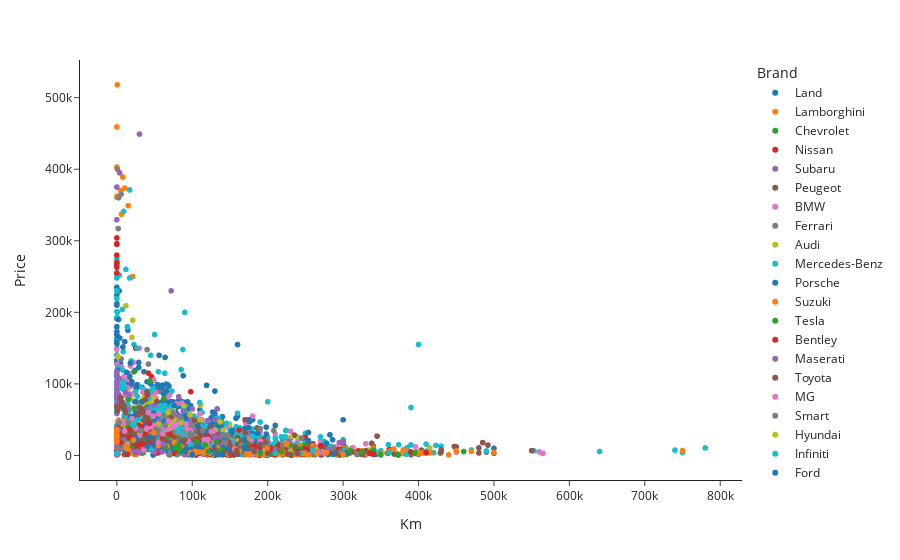

The notebook cell this image was saved under:
### Code cell
#removing outliers
drop_outliers = data_frame[data_frame['Km'] < 1000000]
px.scatter(drop_outliers, x='Km', y='Price', color='Brand', template='simple_white')

### Figure 1 — Plotly figure (JSON) as saved in the notebook; plotly's stock layout.template omitted (floating-point values rounded to 4 significant figures; data arrays with more than 128 entries replaced by an {"elided": "..."} marker saying what was removed)
{"data": [{"hovertemplate": "Brand=Land<br>Km=%{x}<br>Price=%{y}<extra></extra>", "legendgroup": "Land", "marker": {"color": "#1F77B4", "symbol": "circle"}, "mode": "markers", "name": "Land", "showlegend": true, "type": "scattergl", "x": {"elided": "188 int values"}, "xaxis": "x", "y": {"elided": "188 int values"}, "yaxis": "y"}, {"hovertemplate": "Brand=Lamborghini<br>Km=%{x}<br>Price=%{y}<extra></extra>", "legendgroup": "Lamborghini", "marker": {"color": "#FF7F0E", "symbol": "circle"}, "mode": "markers", "name": "Lamborghini", "showlegend": true, "type": "scattergl", "x": [15000, 10, 18, 80, 80, 8000, 482, 21000, 6220, 80, 10461, 5500], "xaxis": "x", "y": [349000, 403000, 459000, 361000, 362000, 389000, 518000, 250000, 337000, 361000, 373500, 370000], "yaxis": "y"}, {"hovertemplate": "Brand=Chevrolet<br>Km=%{x}<br>Price=%{y}<extra></extra>", "legendgroup": "Chevrolet", "marker": {"color": "#2CA02C", "symbol": "circle"}, "mode": "markers", "name": "Chevrolet", "showlegend": true, "type": "scattergl", "x": [130000, 460000, 81600, 341306, 245000, 134000, 130000, 160000, 75660, 165000, 100000, 181000, 51000, 254000, 290000, 166000, 155000, 124500, 302000, 15500, 120000, 205000, 290000, 119500, 239959, 130000, 292000, 90000, 150000, 159320, 120000], "xaxis": "x", "y": [3500, 5500, 7200, 3850, 6900, 7000, 3500, 4500, 31000, 5250, 2000, 6900, 4000, 5600, 7500, 6290, 4700, 2200, 5000, 5300, 3700, 9500, 6700, 3000, 8400, 4700, 5450, 3600, 9500, 5000, 5250], "yaxis": "y"}, {"hovertemplate": "Brand=Nissan<br>Km=%{x}<br>Price=%{y}<extra></extra>", "legendgroup": "Nissan", "marker": {"color": "#D62728", "symbol": "circle"}, "mode": "markers", "name": "Nissan", "showlegend": true, "type": "scattergl", "x": {"elided": "297 int values"}, "xaxis": "x", "y": {"elided": "297 int values"}, "yaxis": "y"}, {"hovertemplate": "Brand=Subaru<br>Km=%{x}<br>Price=%{y}<extra></extra>", "legendgroup": "Subaru", "marker": {"color": "#9467BD", "symbol": "circle"}, "mode": "markers", "name": "Subaru", "showlegend": true, "type": "scattergl", "x": [13000, 15000, 115000, 170000, 200000, 290000, 80000, 11000, 212000, 100000, 105103, 199000, 69000, 72000, 212000, 220000, 212400, 81000, 110000, 150000], "xaxis": "x", "y": [29950, 2000, 13900, 3300, 1250, 6200, 38000, 42500, 4600, 20500, 13600, 10000, 1300, 8000, 4600, 14500, 2990, 10490, 7500, 10000], "yaxis": "y"}, {"hovertemplate": "Brand=Peugeot<br>Km=%{x}<br>Price=%{y}<extra></extra>", "legendgroup": "Peugeot", "marker": {"color": "#8C564B", "symbol": "circle"}, "mode": "markers", "name": "Peugeot", "showlegend": true, "type": "scattergl", "x": [69000, 103000, 95000, 190000, 179914, 88000, 5, 319000, 188000, 150000, 49950, 235000, 47000, 220000, 29000, 47800, 114657, 177000, 198000, 197000, 170600, 145000, 128000, 340000, 64000, 230767, 198000, 125155, 180700, 177000, 170600, 340000, 113000, 59000, 180000, 230000, 98600, 31900, 90000, 137000, 80000, 197500, 105000, 120000, 92698, 400000, 82600, 123000, 277000, 208000, 188000, 160000, 280000, 92000, 145000, 215000, 325000, 127000, 139000, 143000, 95000, 260000, 43417, 63803, 97000, 212123, 104500, 275000, 220512, 145000, 166000], "xaxis": "x", "y": [18500, 9900, 1000, 1150, 2800, 7000, 1100, 4500, 12300, 1700, 16200, 4000, 18400, 22900, 17450, 26500, 4500, 5500, 7000, 4400, 4200, 1450, 5000, 12900, 9400, 1000, 450, 2800, 8200, 8000, 4200, 3800, 6500, 12500, 4000, 3300, 4300, 12800, 11700, 4800, 4500, 3300, 8500, 2200, 8500, 4000, 4700, 9500, 5800, 1100, 3950, 8800, 8950, 16500, 4300, 4500, 3400, 5400, 25500, 6900, 2500, 2900, 18900, 28500, 4500, 9800, 2100, 5100, 3500, 5500, 7495], "yaxis": "y"}, {"hovertemplate": "Brand=BMW<br>Km=%{x}<br>Price=%{y}<extra></extra>", "legendgroup": "BMW", "marker": {"color": "#E377C2", "symbol": "circle"}, "mode": "markers", "name": "BMW", "showlegend": true, "type": "scattergl", "x": {"elided": "522 int values"}, "xaxis": "x", "y": {"elided": "522 int values"}, "yaxis": "y"}, {"hovertemplate": "Brand=Ferrari<br>Km=%{x}<br>Price=%{y}<extra></extra>", "legendgroup": "Ferrari", "marker": {"color": "#7F7F7F", "symbol": "circle"}, "mode": "markers", "name": "Ferrari", "showlegend": true, "type": "scattergl", "x": [5680, 2414, 40082, 41842, 5600, 177, 1829, 57936, 772], "xaxis": "x", "y": [135000, 360000, 147900, 127700, 365000, 252000, 317000, 89000, 399995], "yaxis": "y"}, {"hovertemplate": "Brand=Audi<br>Km=%{x}<br>Price=%{y}<extra></extra>", "legendgroup": "Audi", "marker": {"color": "#BCBD22", "symbol": "circle"}, "mode": "markers", "name": "Audi", "showlegend": true, "type": "scattergl", "x": {"elided": "176 int values"}, "xaxis": "x", "y": {"elided": "176 int values"}, "yaxis": "y"}, {"hovertemplate": "Brand=Mercedes-Benz<br>Km=%{x}<br>Price=%{y}<extra></extra>", "legendgroup": "Mercedes-Benz", "marker": {"color": "#17BECF", "symbol": "circle"}, "mode": "markers", "name": "Mercedes-Benz", "showlegend": true, "type": "scattergl", "x": {"elided": "669 int values"}, "xaxis": "x", "y": {"elided": "669 int values"}, "yaxis": "y"}, {"hovertemplate": "Brand=Porsche<br>Km=%{x}<br>Price=%{y}<extra></extra>", "legendgroup": "Porsche", "marker": {"color": "#1F77B4", "symbol": "circle"}, "mode": "markers", "name": "Porsche", "showlegend": true, "type": "scattergl", "x": [254000, 10517, 563, 10, 175000, 48100, 41, 45000, 18000, 246000, 76000, 36000, 125000, 1, 119000, 158000, 209000, 54000, 9700, 89000, 58000, 25000, 125000, 130000, 26000, 187000, 198000, 176000, 149000, 25000, 138000, 48, 63000, 13055, 59918, 133000, 64000, 128000, 17000, 69000, 246000, 118000, 73000, 300000, 2253, 170000, 235000, 180000, 38500, 90000, 107000, 67000, 88600, 19312, 175000, 90000, 69000, 24000, 8032, 138000, 24000, 109000, 210000, 95000, 152500, 123500, 861, 38500, 33000, 130000, 178000, 65700, 93000, 106022, 96000, 20000, 198000, 62000, 152892, 468, 119000, 128000, 49900], "xaxis": "x", "y": [32000, 159000, 167000, 169000, 38500, 59000, 158000, 99950, 129000, 24000, 69950, 116995, 52500, 8000, 98000, 52000, 9900, 99000, 45000, 55000, 95000, 75000, 42700, 33500, 95995, 31000, 29900, 47000, 25000, 75000, 40000, 180000, 47000, 116000, 95000, 42900, 137000, 48000, 110000, 97000, 24000, 33500, 37000, 49900, 190000, 37900, 8800, 30000, 64000, 35000, 40800, 99000, 40000, 100000, 50000, 35800, 97000, 74950, 151500, 48000, 119000, 47000, 42000, 57000, 32000, 39000, 119000, 64000, 75000, 90000, 30500, 90000, 51000, 20000, 65000, 103000, 39500, 86000, 35000, 71900, 98000, 48000, 49900], "yaxis": "y"}, {"hovertemplate": "Brand=Suzuki<br>Km=%{x}<br>Price=%{y}<extra></extra>", "legendgroup": "Suzuki", "marker": {"color": "#FF7F0E", "symbol": "circle"}, "mode": "markers", "name": "Suzuki", "showlegend": true, "type": "scattergl", "x": [213000, 110000, 81000, 86000, 238000, 16758, 116000, 170000, 50000, 85300, 58530, 204343, 7338, 13000, 291543, 56000, 52850, 41000, 170000, 57000, 199300, 31000, 102000, 116000, 200000, 206500, 116000, 25868, 233333, 6700, 180000, 182000, 415400, 94000, 250000, 150000, 140000, 98000, 56000, 52028, 26879, 144850, 5000, 70300, 120000, 36455, 134000, 143000, 200000, 161000, 20, 12000, 174000, 36693, 33100, 8752, 305000, 234500, 210500, 155000, 59500, 30307, 220000, 190000, 180000, 225000, 100000, 280000, 92000, 13000, 16000, 160000, 56106, 200000, 121242, 233078, 84123, 25731, 280000, 202000, 40200, 52469, 130000, 1900, 8600, 170000, 8090, 55000, 75000, 98000, 121246, 43000, 358000, 270000, 84417, 36587, 65759, 218871, 190000, 230000, 28000, 86871, 240000, 89054, 70000, 144000, 218350, 20000, 57000], "xaxis": "x", "y": [5000, 9888, 3800, 8500, 5300, 27000, 4400, 3500, 4995, 12900, 11500, 3500, 13900, 3700, 700, 7300, 14950, 13250, 2600, 19900, 6700, 13999, 2000, 5300, 4000, 5000, 14500, 10000, 3999, 15900, 2200, 6250, 3700, 10500, 4450, 5000, 3800, 4500, 7300, 12900, 12900, 6500, 19950, 9900, 600, 7499, 7200, 2000, 1000, 4100, 24950, 5900, 3800, 14900, 8450, 16799, 7000, 1111, 2300, 7500, 19500, 14900, 5500, 7300, 3800, 4500, 7500, 4500, 1700, 15000, 8000, 3250, 14500, 2800, 3000, 3400, 7500, 1500, 1200, 4250, 12500, 11950, 6800, 16800, 15900, 2900, 15500, 7200, 11500, 8200, 9500, 12900, 3500, 4300, 3500, 7500, 9000, 4200, 3800, 8900, 12700, 5500, 3000, 9300, 5800, 6250, 4100, 32000, 8990], "yaxis": "y"}, {"hovertemplate": "Brand=Tesla<br>Km=%{x}<br>Price=%{y}<extra></extra>", "legendgroup": "Tesla", "marker": {"color": "#2CA02C", "symbol": "circle"}, "mode": "markers", "name": "Tesla", "showlegend": true, "type": "scattergl", "x": [16, 12, 12, 16, 80, 80, 3540, 20, 9994, 40, 4103, 43584, 3802, 10, 10, 40, 40, 80, 15467, 80, 22826, 23500, 64000, 40000, 62000, 45500], "xaxis": "x", "y": [88000, 89000, 88000, 88000, 88000, 91000, 69000, 91000, 69000, 91000, 71000, 104000, 70500, 88000, 88000, 88000, 88000, 69000, 79000, 92000, 117000, 65900, 55900, 67500, 79000, 52900], "yaxis": "y"}, {"hovertemplate": "Brand=Bentley<br>Km=%{x}<br>Price=%{y}<extra></extra>", "legendgroup": "Bentley", "marker": {"color": "#D62728", "symbol": "circle"}, "mode": "markers", "name": "Bentley", "showlegend": true, "type": "scattergl", "x": [80, 160, 46, 41, 37, 18, 85, 48, 80, 29400, 98000, 40233, 42000, 25000], "xaxis": "x", "y": [270000, 269000, 266000, 263000, 280000, 255000, 295000, 304000, 296000, 59000, 89000, 85000, 115000, 150000], "yaxis": "y"}, {"hovertemplate": "Brand=Maserati<br>Km=%{x}<br>Price=%{y}<extra></extra>", "legendgroup": "Maserati", "marker": {"color": "#9467BD", "symbol": "circle"}, "mode": "markers", "name": "Maserati", "showlegend": true, "type": "scattergl", "x": [5, 82000, 5, 8, 8, 5375, 2962, 5, 2356, 8, 5, 174000, 5, 5, 10, 10, 14484, 72200, 50000, 5, 5, 5, 52000, 50, 108000, 112000, 75000, 78500, 106000, 56000, 99500, 11000, 93000, 105000, 56000, 99999, 98000, 88000, 41000, 16000], "xaxis": "x", "y": [80000, 82000, 98000, 93000, 329500, 80000, 107500, 87500, 85500, 115500, 117000, 30000, 81500, 72000, 84500, 110000, 65000, 42000, 70000, 90000, 103000, 84000, 54950, 83999, 26900, 25000, 34499, 49950, 32900, 48900, 35000, 88000, 37999, 28800, 50950, 65000, 52000, 62000, 65000, 85000], "yaxis": "y"}, {"hovertemplate": "Brand=Toyota<br>Km=%{x}<br>Price=%{y}<extra></extra>", "legendgroup": "Toyota", "marker": {"color": "#8C564B", "symbol": "circle"}, "mode": "markers", "name": "Toyota", "showlegend": true, "type": "scattergl", "x": {"elided": "388 int values"}, "xaxis": "x", "y": {"elided": "388 int values"}, "yaxis": "y"}, {"hovertemplate": "Brand=MG<br>Km=%{x}<br>Price=%{y}<extra></extra>", "legendgroup": "MG", "marker": {"color": "#E377C2", "symbol": "circle"}, "mode": "markers", "name": "MG", "showlegend": true, "type": "scattergl", "x": [73500, 140800, 14000, 73500, 21500], "xaxis": "x", "y": [31000, 5800, 35000, 31000, 28500], "yaxis": "y"}, {"hovertemplate": "Brand=Smart<br>Km=%{x}<br>Price=%{y}<extra></extra>", "legendgroup": "Smart", "marker": {"color": "#7F7F7F", "symbol": "circle"}, "mode": "markers", "name": "Smart", "showlegend": true, "type": "scattergl", "x": [37000, 28570, 70000, 125000, 120000, 42200, 80000, 37000, 26000, 110000, 91000, 160000, 68000, 93341, 5000, 116300, 132000, 58000, 97000, 89000, 32227, 20500, 135500, 63000, 1100, 165000, 132000, 72300, 140000, 20000, 40609, 40000, 60000, 17156, 150000, 105000, 156000, 112500, 48200], "xaxis": "x", "y": [7800, 18500, 5800, 2600, 3500, 13450, 20500, 14500, 18500, 3800, 12500, 6450, 5400, 14000, 9000, 3000, 6800, 15600, 3495, 10200, 17950, 19900, 3200, 11500, 25900, 6500, 4700, 15000, 3700, 14900, 14900, 13000, 14700, 19000, 5500, 6700, 3650, 2999, 17999], "yaxis": "y"}, {"hovertemplate": "Brand=Hyundai<br>Km=%{x}<br>Price=%{y}<extra></extra>", "legendgroup": "Hyundai", "marker": {"color": "#BCBD22", "symbol": "circle"}, "mode": "markers", "name": "Hyundai", "showlegend": true, "type": "scattergl", "x": [92348, 66180, 145000, 50000, 1, 100000, 80200, 271998, 246000, 90727, 165000, 158832, 219000, 36000, 88500, 160000, 175000, 145100, 150000, 226000, 290000, 72500, 220000, 137000, 120000, 319000, 21500, 90000, 191730, 73000, 230000, 110000, 130000], "xaxis": "x", "y": [13000, 12900, 10900, 21900, 11500, 24000, 21000, 4900, 7400, 22500, 6000, 13000, 9800, 30000, 20500, 6000, 3200, 9900, 11000, 4200, 3900, 21500, 3500, 14400, 12600, 6000, 26000, 6500, 14500, 13000, 25000, 10900, 14000], "yaxis": "y"}, {"hovertemplate": "Brand=Infiniti<br>Km=%{x}<br>Price=%{y}<extra></extra>", "legendgroup": "Infiniti", "marker": {"color": "#17BECF", "symbol": "circle"}, "mode": "markers", "name": "Infiniti", "showlegend": true, "type": "scattergl", "x": [46000, 101000, 45000], "xaxis": "x", "y": [18200, 19900, 25500], "yaxis": "y"}, {"hovertemplate": "Brand=Ford<br>Km=%{x}<br>Price=%{y}<extra></extra>", "legendgroup": "Ford", "marker": {"color": "#1F77B4", "symbol": "circle"}, "mode": "markers", "name": "Ford", "showlegend": true, "type": "scattergl", "x": {"elided": "132 int values"}, "xaxis": "x", "y": {"elided": "132 int values"}, "yaxis": "y"}, {"hovertemplate": "Brand=Mitsubishi<br>Km=%{x}<br>Price=%{y}<extra></extra>", "legendgroup": "Mitsubishi", "marker": {"color": "#FF7F0E", "symbol": "circle"}, "mode": "markers", "name": "Mitsubishi", "showlegend": true, "type": "scattergl", "x": {"elided": "152 int values"}, "xaxis": "x", "y": {"elided": "152 int values"}, "yaxis": "y"}, {"hovertemplate": "Brand=Mazda<br>Km=%{x}<br>Price=%{y}<extra></extra>", "legendgroup": "Mazda", "marker": {"color": "#2CA02C", "symbol": "circle"}, "mode": "markers", "name": "Mazda", "showlegend": true, "type": "scattergl", "x": {"elided": "261 int values"}, "xaxis": "x", "y": {"elided": "261 int values"}, "yaxis": "y"}, {"hovertemplate": "Brand=Citroen<br>Km=%{x}<br>Price=%{y}<extra></extra>", "legendgroup": "Citroen", "marker": {"color": "#D62728", "symbol": "circle"}, "mode": "markers", "name": "Citroen", "showlegend": true, "type": "scattergl", "x": [52475, 159000, 147000, 76641, 161000, 90200, 39400, 300000, 138000, 12000, 129000, 111800, 109000, 210000, 107000, 30000, 131000, 200000, 63000, 126000, 185000, 86283, 107209, 138000, 188000, 101000], "xaxis": "x", "y": [9400, 9300, 11500, 15500, 5800, 17000, 13800, 8500, 2800, 39000, 12950, 4200, 14950, 1500, 2500, 17200, 6500, 3500, 11000, 9000, 7350, 8000, 5500, 2800, 500, 8900], "yaxis": "y"}, {"hovertemplate": "Brand=KIA<br>Km=%{x}<br>Price=%{y}<extra></extra>", "legendgroup": "KIA", "marker": {"color": "#9467BD", "symbol": "circle"}, "mode": "markers", "name": "KIA", "showlegend": true, "type": "scattergl", "x": [107901, 113152, 173217, 85163, 114710, 99000, 90000, 200000, 210000, 87000, 19000, 54000, 130000, 90000, 52000, 85000, 54000, 57000, 157000, 29000, 90000, 65000, 120000, 64500, 295000, 113000, 64500, 320000, 142023, 90000, 47000, 60000, 120000, 165000, 152105, 135000, 131000, 130000, 56000, 159000, 93180, 11200, 111, 149668, 48000, 192000, 105000, 230000, 77600, 90000, 144000, 78000, 132000], "xaxis": "x", "y": [17500, 7500, 5000, 7900, 3800, 4000, 15000, 11500, 1950, 10950, 28000, 25000, 19300, 15000, 7800, 27000, 25000, 28000, 17600, 36000, 32750, 22000, 13500, 22900, 17900, 23900, 22900, 2500, 6500, 13400, 30500, 21500, 9700, 7200, 2500, 11000, 11995, 10650, 3900, 5200, 11900, 13000, 58500, 12000, 25900, 9000, 21000, 5600, 19900, 15000, 11900, 24900, 34000], "yaxis": "y"}, {"hovertemplate": "Brand=Honda<br>Km=%{x}<br>Price=%{y}<extra></extra>", "legendgroup": "Honda", "marker": {"color": "#8C564B", "symbol": "circle"}, "mode": "markers", "name": "Honda", "showlegend": true, "type": "scattergl", "x": [27500, 183000, 65000, 20000, 69000, 140000, 103000, 396432, 260000, 130000, 29000, 260000, 49900, 290000, 28400, 128100, 150000, 226000, 96000, 136800, 124000, 146000, 429000, 60000, 11111, 80000, 114000, 68000, 68000, 207000, 230000, 105000, 199500, 131175, 128000, 94000, 163300, 261000, 232000, 26000, 50000, 48000, 115000, 133000, 55000, 105000, 220000, 183000, 29000, 123456, 230000, 8200, 94400, 80000, 59000, 230000, 175346, 19000, 33500, 176000, 46700, 189604, 26000, 35000, 120000, 319000, 158000, 124000, 51609, 309000, 19000, 135778, 188000, 35000, 270000, 335000, 220000, 185000, 220000, 125000, 40000, 70, 128000, 268770, 29000, 93000, 220000, 125572, 20300, 43879, 77000, 195800, 246160, 163000, 165000, 76400, 325390, 224000, 289681, 90000, 250000, 205000, 132000, 200000, 41889, 255000, 25500, 40000, 1700, 7, 236525, 13728, 75000, 145000, 180000, 94000, 160000, 89000, 137000, 138000, 95100, 154000], "xaxis": "x", "y": [14750, 5000, 14000, 25700, 22700, 15000, 24000, 4100, 4600, 6950, 26950, 4700, 14350, 2950, 14900, 11900, 2500, 2900, 9800, 1999, 1500, 3700, 3500, 21500, 4000, 17500, 11000, 14800, 18200, 9000, 3400, 9500, 5400, 2700, 3900, 11500, 1700, 1800, 2750, 26999, 23500, 14700, 16950, 6300, 12300, 21900, 2300, 2000, 16250, 1500, 3300, 25800, 11500, 13000, 14200, 4000, 3100, 35000, 24500, 3000, 20900, 20500, 15100, 13800, 23000, 1500, 3200, 1500, 11500, 3500, 32000, 3500, 5900, 15850, 3500, 3950, 2800, 3000, 4800, 25000, 37000, 29900, 4500, 4000, 16250, 3200, 1600, 4800, 23900, 15500, 14900, 1250, 1500, 4500, 4600, 19300, 2000, 2500, 8000, 20000, 8300, 2800, 4000, 9800, 14500, 7400, 25500, 21000, 28500, 31200, 11900, 1400, 16000, 13500, 3000, 11500, 16700, 11500, 15500, 19500, 14900, 4500], "yaxis": "y"}, {"hovertemplate": "Brand=Dacia<br>Km=%{x}<br>Price=%{y}<extra></extra>", "legendgroup": "Dacia", "marker": {"color": "#E377C2", "symbol": "circle"}, "mode": "markers", "name": "Dacia", "showlegend": true, "type": "scattergl", "x": [67000, 51000, 14000, 178000, 0, 0, 0, 0, 160000, 31000, 0, 0, 0, 0, 0, 0, 0, 0, 0, 0], "xaxis": "x", "y": [12900, 12400, 16500, 7500, 18000, 21200, 14500, 16900, 10000, 9800, 24000, 23000, 22900, 21900, 19900, 18900, 19900, 18900, 16300, 22200], "yaxis": "y"}, {"hovertemplate": "Brand=Seat<br>Km=%{x}<br>Price=%{y}<extra></extra>", "legendgroup": "Seat", "marker": {"color": "#7F7F7F", "symbol": "circle"}, "mode": "markers", "name": "Seat", "showlegend": true, "type": "scattergl", "x": [23500, 80000, 66000, 8200, 80000, 5000, 75000, 158300, 230000, 131000, 56000, 225000, 116000, 200000, 153000, 33000, 260000, 197409], "xaxis": "x", "y": [25500, 21500, 18000, 23000, 1000, 20000, 7700, 2950, 2500, 14350, 24000, 3500, 14850, 5000, 2700, 2900, 8900, 2100], "yaxis": "y"}, {"hovertemplate": "Brand=Lexus<br>Km=%{x}<br>Price=%{y}<extra></extra>", "legendgroup": "Lexus", "marker": {"color": "#BCBD22", "symbol": "circle"}, "mode": "markers", "name": "Lexus", "showlegend": true, "type": "scattergl", "x": [141000, 99000, 73000, 69000, 110000, 250610, 120000, 77500, 265000, 130000, 104000, 69000, 114000, 75000, 73000, 85000, 72000, 169905, 99000, 105000, 77000, 30000, 55000, 12000, 110000, 63000, 160000, 104000, 265000, 95000, 75000, 137000, 223000, 67000], "xaxis": "x", "y": [35300, 27999, 45000, 51800, 49950, 6750, 14900, 52500, 7000, 35000, 26800, 35800, 18000, 27500, 47500, 45500, 52900, 6000, 27999, 49500, 39500, 43900, 43900, 37500, 15000, 29500, 19999, 18300, 8000, 29900, 47500, 46900, 1950, 40000], "yaxis": "y"}, {"hovertemplate": "Brand=Isuzu<br>Km=%{x}<br>Price=%{y}<extra></extra>", "legendgroup": "Isuzu", "marker": {"color": "#17BECF", "symbol": "circle"}, "mode": "markers", "name": "Isuzu", "showlegend": true, "type": "scattergl", "x": [389622, 384000, 225000, 58000, 52000, 373714, 300000, 219000, 490000, 96000, 155000, 250000, 397000, 146427, 180000, 100000, 300000, 168000, 138000, 200000, 135000, 300000, 205000, 361000, 100000], "xaxis": "x", "y": [5200, 1500, 7800, 22500, 19900, 15000, 5500, 14600, 6300, 22000, 18900, 3999, 4200, 16500, 12900, 24200, 7500, 12500, 18900, 13200, 22250, 6200, 15300, 3700, 9000], "yaxis": "y"}, {"hovertemplate": "Brand=Opel,<br>Km=%{x}<br>Price=%{y}<extra></extra>", "legendgroup": "Opel,", "marker": {"color": "#1F77B4", "symbol": "circle"}, "mode": "markers", "name": "Opel,", "showlegend": true, "type": "scattergl", "x": [158000, 126000, 155000, 114309, 139500, 260000, 90782, 120000, 137000, 178646, 117000, 141000, 200000, 116550, 70000, 149500, 48000, 153115, 105000, 100691, 83000, 12345, 37000, 50000, 173000, 45000, 160000, 148000, 99340, 280000, 110000, 176000, 106000, 62000, 300000, 93017, 72000, 182000, 230000, 20500, 242000, 165000, 96000, 52000, 231000, 135000, 199000, 200000, 190000, 200000, 93000, 93316, 190000, 244000, 75000, 100000, 120000, 86457, 145000, 180000, 108000, 76330, 180000, 232556, 171300, 85000, 175000, 173000, 41000, 50000, 143139, 286000, 140000, 125471, 255000, 117000, 100, 125000, 305000, 56000, 200000, 59000, 49900, 177000, 53000, 125000, 230000, 88285], "xaxis": "x", "y": [3500, 7250, 600, 9500, 6700, 2500, 1400, 6500, 13900, 2000, 3800, 3800, 4200, 9500, 13900, 4999, 600, 6900, 6900, 9500, 16500, 4800, 22900, 14500, 2200, 8650, 4400, 1400, 5400, 2000, 3600, 1200, 4000, 14800, 1800, 8200, 6700, 3700, 2500, 27900, 2800, 7950, 2500, 15300, 500, 4200, 3800, 11400, 4250, 3400, 12500, 7400, 4000, 2600, 7700, 3800, 4900, 8200, 2800, 4100, 5000, 7500, 2500, 2500, 2600, 12900, 4300, 10300, 8800, 2500, 2400, 3400, 1500, 10700, 3700, 3800, 1600, 6900, 4200, 13000, 4200, 15200, 8350, 3900, 16500, 3400, 1900, 9500], "yaxis": "y"}, {"hovertemplate": "Brand=Daihatsu<br>Km=%{x}<br>Price=%{y}<extra></extra>", "legendgroup": "Daihatsu", "marker": {"color": "#FF7F0E", "symbol": "circle"}, "mode": "markers", "name": "Daihatsu", "showlegend": true, "type": "scattergl", "x": [14800, 240000, 11857, 206810, 12800, 95000, 118000], "xaxis": "x", "y": [7500, 1100, 11500, 2700, 11900, 3500, 3200], "yaxis": "y"}, {"hovertemplate": "Brand=Mini<br>Km=%{x}<br>Price=%{y}<extra></extra>", "legendgroup": "Mini", "marker": {"color": "#2CA02C", "symbol": "circle"}, "mode": "markers", "name": "Mini", "showlegend": true, "type": "scattergl", "x": [116, 139000, 89950, 88000, 100, 80000, 35204, 68000, 69000, 95000, 34000, 82000, 128000, 220000, 34000, 12000, 260000, 90000, 191300, 66000, 166200, 200, 88000, 166000, 174000, 15000, 32800, 60000, 250000, 130000, 121000, 145669, 82000, 240000, 84000, 145000, 84000, 200000, 158500, 339916, 90000, 180000, 180645, 190000, 130000, 63500], "xaxis": "x", "y": [5000, 2900, 6800, 29800, 4000, 15500, 4000, 28000, 19900, 22400, 19500, 23800, 13800, 5000, 19500, 28900, 4399, 10500, 4700, 26800, 13000, 1900, 26000, 6500, 14500, 39900, 35900, 20000, 14300, 12500, 19000, 1700, 23800, 8800, 14000, 4200, 4850, 2200, 4400, 7500, 6500, 3500, 3300, 6500, 26000, 25000], "yaxis": "y"}, {"hovertemplate": "Brand=Volkswagen<br>Km=%{x}<br>Price=%{y}<extra></extra>", "legendgroup": "Volkswagen", "marker": {"color": "#D62728", "symbol": "circle"}, "mode": "markers", "name": "Volkswagen", "showlegend": true, "type": "scattergl", "x": {"elided": "174 int values"}, "xaxis": "x", "y": {"elided": "174 int values"}, "yaxis": "y"}, {"hovertemplate": "Brand=Cars<br>Km=%{x}<br>Price=%{y}<extra></extra>", "legendgroup": "Cars", "marker": {"color": "#9467BD", "symbol": "circle"}, "mode": "markers", "name": "Cars", "showlegend": true, "type": "scattergl", "x": [130, 133000, 150000, 118000, 228526, 114000, 22000, 100000, 185500, 200000, 98000, 1000, 28000, 270467, 111580, 8000, 130, 133000, 60000, 120000, 100000, 1, 110000, 100000, 1234, 48924, 80000, 90000, 101000, 210000, 80000, 280000, 179000, 30000, 2000, 94920, 143000, 135889, 170000, 115000, 140000, 140000, 90000, 200000, 200000, 100000, 300000, 103000, 50000, 60000, 115000, 75000, 60000, 160000, 98000, 130000], "xaxis": "x", "y": [1500, 65000, 16500, 7900, 20000, 1600, 5500, 6300, 4800, 2500, 25000, 6500, 6000, 2990, 12500, 25000, 12500, 65000, 5500, 48500, 450, 18000, 10000, 6300, 8000, 11000, 56000, 9990, 15000, 7900, 56000, 8500, 6900, 4500, 36000, 14500, 28000, 25700, 3000, 1950, 950, 17995, 950, 19900, 3800, 19900, 19000, 19500, 4999, 5000, 9000, 15000, 15000, 4250, 43300, 50000], "yaxis": "y"}, {"hovertemplate": "Brand=Jeep<br>Km=%{x}<br>Price=%{y}<extra></extra>", "legendgroup": "Jeep", "marker": {"color": "#8C564B", "symbol": "circle"}, "mode": "markers", "name": "Jeep", "showlegend": true, "type": "scattergl", "x": [40000, 4500, 8222, 6500, 45061, 175000, 10000, 85, 28700, 6500, 85, 90289, 95000, 170000, 130000, 4500, 101000, 170000, 33000, 30000, 170000, 90289, 135000, 6700, 103000, 112000, 121000, 101000, 1000, 95500, 111110, 90000, 30000, 110000, 110000, 150000, 21000, 165000, 35000, 110000, 62000, 160000, 90000, 103000, 217000, 74000, 53000, 330000, 72000, 197000, 148000, 5000, 103000, 49000, 79000, 224000], "xaxis": "x", "y": [24500, 81000, 69000, 74950, 38000, 12000, 65000, 67900, 57000, 28000, 67900, 35000, 16300, 5500, 19900, 69000, 23000, 31950, 64900, 67000, 9500, 35000, 19500, 68000, 12400, 24500, 18000, 33000, 62500, 7000, 20000, 25000, 23000, 30000, 36500, 13500, 31000, 19500, 59500, 19500, 19000, 14990, 19200, 49000, 5200, 18500, 75000, 6600, 53500, 17500, 18900, 78000, 5700, 21000, 22000, 7900], "yaxis": "y"}, {"hovertemplate": "Brand=Jaguar<br>Km=%{x}<br>Price=%{y}<extra></extra>", "legendgroup": "Jaguar", "marker": {"color": "#E377C2", "symbol": "circle"}, "mode": "markers", "name": "Jaguar", "showlegend": true, "type": "scattergl", "x": [91000, 200, 47615, 98500, 48000, 178637, 40000, 128000, 51000, 10358, 41900, 200000, 20000, 167000, 98000, 55500, 90000, 41900, 223000, 69000, 120000, 116000, 112225, 62700, 129000, 110000, 74000, 10000, 30000, 7000, 121000, 180000, 185000, 47000, 156106, 67000, 123040, 158900, 24920, 267000, 275000, 92000, 79000, 95000, 36000, 260000, 39500, 130000, 125259, 92000, 61000, 190000, 87500, 115890], "xaxis": "x", "y": [35000, 2700, 42000, 33900, 54950, 21950, 37950, 34000, 40000, 34000, 59900, 1500, 51500, 5950, 35000, 58000, 26000, 59900, 17000, 48000, 15400, 21900, 2700, 39900, 18500, 58000, 39900, 45300, 28000, 45000, 22400, 1900, 5500, 39500, 8900, 36000, 3500, 4200, 38500, 3900, 3900, 44000, 43500, 19500, 7500, 3800, 36900, 16000, 33500, 37500, 30000, 20000, 29700, 16800], "yaxis": "y"}, {"hovertemplate": "Brand=Volvo<br>Km=%{x}<br>Price=%{y}<extra></extra>", "legendgroup": "Volvo", "marker": {"color": "#7F7F7F", "symbol": "circle"}, "mode": "markers", "name": "Volvo", "showlegend": true, "type": "scattergl", "x": [199000, 54000, 81000, 134000, 148000, 65000, 98000, 72000, 88000, 52000, 32000, 260000, 203000, 220000, 140000, 296600, 183000, 55000, 77000, 114000, 80000, 101388, 3100, 245000, 146100, 144000, 132000, 70000, 230000, 97000, 318120, 190000, 287000, 234000, 165000, 250000, 138282, 74000, 64000, 15000, 88000, 124700, 230000, 144000, 300000, 180000, 248220, 200000, 192000, 200000, 208000], "xaxis": "x", "y": [4000, 27800, 19900, 1700, 26500, 54950, 28000, 20900, 26500, 36800, 35000, 1950, 2500, 14500, 4500, 5600, 5200, 35000, 32000, 35000, 19400, 29500, 46000, 23900, 4000, 18300, 3500, 700, 3000, 30990, 1900, 37500, 10800, 3000, 14900, 3000, 2500, 59900, 41999, 46999, 32500, 9900, 4300, 3500, 2350, 7500, 3900, 12000, 14800, 4500, 34990], "yaxis": "y"}, {"hovertemplate": "Brand=Dodge<br>Km=%{x}<br>Price=%{y}<extra></extra>", "legendgroup": "Dodge", "marker": {"color": "#BCBD22", "symbol": "circle"}, "mode": "markers", "name": "Dodge", "showlegend": true, "type": "scattergl", "x": [97000, 230000, 68000, 136000, 196000], "xaxis": "x", "y": [57000, 5000, 60000, 5300, 6000], "yaxis": "y"}, {"hovertemplate": "Brand=Alfa<br>Km=%{x}<br>Price=%{y}<extra></extra>", "legendgroup": "Alfa", "marker": {"color": "#17BECF", "symbol": "circle"}, "mode": "markers", "name": "Alfa", "showlegend": true, "type": "scattergl", "x": [22750, 98000, 22750, 89000, 135000, 75000, 85000, 80500, 45000, 5, 123500, 115600, 140000, 180000, 101000, 165000, 260000, 125000, 70956, 164000, 245000, 210000], "xaxis": "x", "y": [42000, 14500, 42000, 30000, 11000, 15000, 38900, 34700, 8900, 3000, 13000, 14500, 10500, 27000, 9900, 1750, 7000, 5500, 8000, 2300, 3000, 2800], "yaxis": "y"}, {"hovertemplate": "Brand=Fiat<br>Km=%{x}<br>Price=%{y}<extra></extra>", "legendgroup": "Fiat", "marker": {"color": "#1F77B4", "symbol": "circle"}, "mode": "markers", "name": "Fiat", "showlegend": true, "type": "scattergl", "x": [118300, 92293, 75000, 49000, 140500, 60350, 92588, 92293, 57000, 159000, 254000, 169000, 99000, 108000, 70000, 60000, 177000, 68000, 24000, 109200, 120000, 144000, 85000, 131000, 130000, 182200, 145000, 190000, 41000, 112000, 105000, 69999, 142000, 92510, 88500, 43000, 91700, 149200, 75000, 110000, 90733, 130000, 398000, 123000, 169000, 25000, 50000, 66000, 130530, 82000, 90607, 110000, 53000, 82000, 137000, 72000, 91673, 118000, 25000, 130000], "xaxis": "x", "y": [4800, 8500, 9300, 27950, 10500, 12500, 6000, 8500, 14800, 5000, 20900, 4500, 8500, 12999, 13300, 15750, 4800, 16500, 19800, 6900, 8500, 8500, 17300, 9900, 6500, 5500, 4650, 4150, 13000, 8200, 9800, 14300, 4200, 8800, 7500, 24500, 8000, 7600, 8500, 3400, 8500, 7500, 2300, 6800, 11500, 19500, 14500, 9700, 5900, 9500, 5500, 6800, 17990, 12500, 6000, 17000, 8500, 12000, 25000, 12000], "yaxis": "y"}, {"hovertemplate": "Brand=Renault<br>Km=%{x}<br>Price=%{y}<extra></extra>", "legendgroup": "Renault", "marker": {"color": "#FF7F0E", "symbol": "circle"}, "mode": "markers", "name": "Renault", "showlegend": true, "type": "scattergl", "x": [67000, 110000, 750000, 199000, 300000, 22000, 76000, 0, 217000, 0, 162500, 136600, 224800, 159000, 250000, 225000, 0, 0, 0, 0, 217400, 116000, 265570, 400000, 85000, 55000, 175350, 278000, 171400, 186863, 100850, 105000, 120000, 219000, 137000, 98000, 194000, 147600, 120000, 0, 0, 0, 0, 0, 0, 0, 0, 0, 0, 0, 0, 0, 104000, 254000, 176000, 49000, 0, 133293, 134000, 119000], "xaxis": "x", "y": [12900, 4950, 6950, 9300, 1000, 21550, 17900, 29400, 1800, 28000, 5700, 4350, 1800, 7850, 2200, 15900, 19000, 25900, 29400, 28000, 2400, 4499, 2800, 2400, 12500, 13800, 1000, 3650, 2200, 1950, 1800, 3777, 6300, 6000, 2900, 3900, 1000, 1850, 4300, 20000, 27000, 19500, 21000, 26000, 36500, 26900, 28500, 33400, 32400, 34900, 31900, 30900, 5900, 800, 2200, 31500, 25900, 9800, 4500, 12500], "yaxis": "y"}, {"hovertemplate": "Brand=Skoda<br>Km=%{x}<br>Price=%{y}<extra></extra>", "legendgroup": "Skoda", "marker": {"color": "#2CA02C", "symbol": "circle"}, "mode": "markers", "name": "Skoda", "showlegend": true, "type": "scattergl", "x": [64000, 77379, 325000, 82468, 121000, 135000, 203000, 81441, 83247, 106000, 140000, 117000, 395000, 309000, 190000, 132000, 218000], "xaxis": "x", "y": [11900, 10500, 5500, 11400, 5250, 6000, 1650, 14500, 8500, 19490, 7500, 14800, 4000, 6900, 2600, 19500, 5400], "yaxis": "y"}, {"hovertemplate": "Brand=Cadillac<br>Km=%{x}<br>Price=%{y}<extra></extra>", "legendgroup": "Cadillac", "marker": {"color": "#D62728", "symbol": "circle"}, "mode": "markers", "name": "Cadillac", "showlegend": true, "type": "scattergl", "x": [43500, 43500, 162000], "xaxis": "x", "y": [45000, 45000, 35500], "yaxis": "y"}, {"hovertemplate": "Brand=Rolls<br>Km=%{x}<br>Price=%{y}<extra></extra>", "legendgroup": "Rolls", "marker": {"color": "#9467BD", "symbol": "circle"}, "mode": "markers", "name": "Rolls", "showlegend": true, "type": "scattergl", "x": [30000, 72000, 20, 3601, 61000, 61000, 130000], "xaxis": "x", "y": [449000, 230000, 375000, 395000, 15500, 15500, 26000], "yaxis": "y"}, {"hovertemplate": "Brand=Saab<br>Km=%{x}<br>Price=%{y}<extra></extra>", "legendgroup": "Saab", "marker": {"color": "#8C564B", "symbol": "circle"}, "mode": "markers", "name": "Saab", "showlegend": true, "type": "scattergl", "x": [142000, 150000, 160000, 230000, 90000, 240000, 200000, 190000, 182300, 159000, 226000, 130000], "xaxis": "x", "y": [4800, 2800, 1600, 1500, 21400, 2500, 3200, 15000, 6000, 6500, 1800, 8300], "yaxis": "y"}, {"hovertemplate": "Brand=Chrysler<br>Km=%{x}<br>Price=%{y}<extra></extra>", "legendgroup": "Chrysler", "marker": {"color": "#E377C2", "symbol": "circle"}, "mode": "markers", "name": "Chrysler", "showlegend": true, "type": "scattergl", "x": [55000], "xaxis": "x", "y": [18000], "yaxis": "y"}, {"hovertemplate": "Brand=Hummer<br>Km=%{x}<br>Price=%{y}<extra></extra>", "legendgroup": "Hummer", "marker": {"color": "#7F7F7F", "symbol": "circle"}, "mode": "markers", "name": "Hummer", "showlegend": true, "type": "scattergl", "x": [140000, 85000, 100000], "xaxis": "x", "y": [28900, 53000, 42000], "yaxis": "y"}, {"hovertemplate": "Brand=Aston<br>Km=%{x}<br>Price=%{y}<extra></extra>", "legendgroup": "Aston", "marker": {"color": "#BCBD22", "symbol": "circle"}, "mode": "markers", "name": "Aston", "showlegend": true, "type": "scattergl", "x": [20000, 1600, 12000], "xaxis": "x", "y": [165000, 138000, 209000], "yaxis": "y"}, {"hovertemplate": "Brand=McLaren<br>Km=%{x}<br>Price=%{y}<extra></extra>", "legendgroup": "McLaren", "marker": {"color": "#17BECF", "symbol": "circle"}, "mode": "markers", "name": "McLaren", "showlegend": true, "type": "scattergl", "x": [27000, 12000], "xaxis": "x", "y": [150000, 260000], "yaxis": "y"}, {"hovertemplate": "Brand=Daewoo<br>Km=%{x}<br>Price=%{y}<extra></extra>", "legendgroup": "Daewoo", "marker": {"color": "#1F77B4", "symbol": "circle"}, "mode": "markers", "name": "Daewoo", "showlegend": true, "type": "scattergl", "x": [140081, 100000, 134000], "xaxis": "x", "y": [899, 1500, 1100], "yaxis": "y"}], "layout": {"legend": {"title": {"text": "Brand"}, "tracegroupgap": 0}, "margin": {"t": 60}, "xaxis": {"anchor": "y", "domain": [0, 1], "title": {"text": "Km"}}, "yaxis": {"anchor": "x", "domain": [0, 1], "title": {"text": "Price"}}}}
